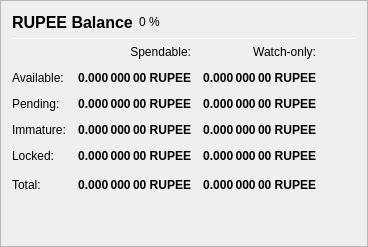
                   <widget class="QFrame" name="frame_Balances">
                    <property name="frameShape">
                     <enum>QFrame::StyledPanel</enum>
                    </property>
                    <property name="frameShadow">
                     <enum>QFrame::Raised</enum>
                    </property>
                    <layout class="QVBoxLayout" name="verticalLayout_4">
                     <item>
                      <layout class="QHBoxLayout" name="horizontalLayout_4">
                       <item>
                        <widget class="QLabel" name="label_5">
                         <property name="minimumSize">
                          <size>
                           <width>0</width>
                           <height>20</height>
                          </size>
                         </property>
                         <property name="font">
                          <font>
                           <pointsize>12</pointsize>
                           <weight>75</weight>
                           <bold>true</bold>
                          </font>
                         </property>
                         <property name="text">
                          <string>RUPEE Balance</string>
                         </property>
                        </widget>
                       </item>
                       <item>
                        <widget class="QLabel" name="labelRUPEEPercent">
                         <property name="text">
                          <string notr="true">0 %</string>
                         </property>
                        </widget>
                       </item>
                       <item>
                        <spacer name="horizontalSpacer_3">
                         <property name="orientation">
                          <enum>Qt::Horizontal</enum>
                         </property>
                         <property name="sizeHint" stdset="0">
                          <size>
                           <width>40</width>
                           <height>20</height>
                          </size>
                         </property>
                        </spacer>
                       </item>
                      </layout>
                     </item>
                     <item>
                      <widget class="Line" name="line_Balance">
                       <property name="minimumSize">
                        <size>
                         <width>0</width>
                         <height>1</height>
                        </size>
                       </property>
                       <property name="maximumSize">
                        <size>
                         <width>16777215</width>
                         <height>1</height>
                        </size>
                       </property>
                       <property name="orientation">
                        <enum>Qt::Horizontal</enum>
                       </property>
                      </widget>
                     </item>
                     <item>
                      <layout class="QGridLayout" name="gridLayout">
                       <property name="spacing">
                        <number>12</number>
                       </property>
                       <item row="0" column="1">
                        <widget class="QLabel" name="labelSpendable">
                         <property name="text">
                          <string>Spendable:</string>
                         </property>
                         <property name="alignment">
                          <set>Qt::AlignRight|Qt::AlignTrailing|Qt::AlignVCenter</set>
                         </property>
                        </widget>
                       </item>
                       <item row="0" column="2">
                        <widget class="QLabel" name="labelWatchonly">
                         <property name="text">
                          <string>Watch-only:</string>
                         </property>
                         <property name="alignment">
                          <set>Qt::AlignRight|Qt::AlignTrailing|Qt::AlignVCenter</set>
                         </property>
                        </widget>
                       </item>
                       <item row="1" column="0">
                        <widget class="QLabel" name="labelBalanceText">
                         <property name="text">
                          <string>Available:</string>
                         </property>
                        </widget>
                       </item>
                       <item row="1" column="1">
                        <widget class="QLabel" name="labelBalance">
                         <property name="font">
                          <font>
                           <weight>75</weight>
                           <bold>true</bold>
                          </font>
                         </property>
                         <property name="cursor">
                          <cursorShape>IBeamCursor</cursorShape>
                         </property>
                         <property name="toolTip">
                          <string>Your current spendable balance</string>
                         </property>
                         <property name="text">
                          <string notr="true">0.000 000 00 RUPEE</string>
                         </property>
                         <property name="alignment">
                          <set>Qt::AlignRight|Qt::AlignTrailing|Qt::AlignVCenter</set>
                         </property>
                         <property name="textInteractionFlags">
                          <set>Qt::LinksAccessibleByMouse|Qt::TextSelectableByKeyboard|Qt::TextSelectableByMouse</set>
                         </property>
                        </widget>
                       </item>
                       <item row="1" column="2">
                        <widget class="QLabel" name="labelWatchAvailable">
                         <property name="font">
                          <font>
                           <weight>75</weight>
                           <bold>true</bold>
                          </font>
                         </property>
                         <property name="cursor">
                          <cursorShape>IBeamCursor</cursorShape>
                         </property>
                         <property name="toolTip">
                          <string>Your current balance in watch-only addresses</string>
                         </property>
                         <property name="text">
                          <string notr="true">0.000 000 00 RUPEE</string>
                         </property>
                         <property name="alignment">
                          <set>Qt::AlignRight|Qt::AlignTrailing|Qt::AlignVCenter</set>
                         </property>
                         <property name="textInteractionFlags">
                          <set>Qt::LinksAccessibleByMouse|Qt::TextSelectableByKeyboard|Qt::TextSelectableByMouse</set>
                         </property>
                        </widget>
                       </item>
                       <item row="2" column="0">
                        <widget class="QLabel" name="labelPendingText">
                         <property name="text">
                          <string>Pending:</string>
                         </property>
                        </widget>
                       </item>
                       <item row="2" column="1">
                        <widget class="QLabel" name="labelUnconfirmed">
                         <property name="font">
                          <font>
                           <weight>75</weight>
                           <bold>true</bold>
                          </font>
                         </property>
                         <property name="cursor">
                          <cursorShape>IBeamCursor</cursorShape>
                         </property>
                         <property name="toolTip">
                          <string>Total of transactions that have yet to be confirmed, and do not yet count toward the spendable balance</string>
                         </property>
                         <property name="text">
                          <string notr="true">0.000 000 00 RUPEE</string>
                         </property>
                         <property name="alignment">
                          <set>Qt::AlignRight|Qt::AlignTrailing|Qt::AlignVCenter</set>
                         </property>
                         <property name="textInteractionFlags">
                          <set>Qt::LinksAccessibleByMouse|Qt::TextSelectableByKeyboard|Qt::TextSelectableByMouse</set>
                         </property>
                        </widget>
                       </item>
                       <item row="2" column="2">
                        <widget class="QLabel" name="labelWatchPending">
                         <property name="font">
                          <font>
                           <weight>75</weight>
                           <bold>true</bold>
                          </font>
                         </property>
                         <property name="cursor">
                          <cursorShape>IBeamCursor</cursorShape>
                         </property>
                         <property name="toolTip">
                          <string>Unconfirmed transactions to watch-only addresses</string>
                         </property>
                         <property name="text">
                          <string notr="true">0.000 000 00 RUPEE</string>
                         </property>
                         <property name="alignment">
                          <set>Qt::AlignRight|Qt::AlignTrailing|Qt::AlignVCenter</set>
                         </property>
                         <property name="textInteractionFlags">
                          <set>Qt::LinksAccessibleByMouse|Qt::TextSelectableByKeyboard|Qt::TextSelectableByMouse</set>
                         </property>
                        </widget>
                       </item>
                       <item row="3" column="0">
                        <widget class="QLabel" name="labelImmatureText">
                         <property name="text">
                          <string>Immature:</string>
                         </property>
                        </widget>
                       </item>
                       <item row="3" column="1">
                        <widget class="QLabel" name="labelImmature">
                         <property name="font">
                          <font>
                           <weight>75</weight>
                           <bold>true</bold>
                          </font>
                         </property>
                         <property name="cursor">
                          <cursorShape>IBeamCursor</cursorShape>
                         </property>
                         <property name="toolTip">
                          <string>Staked or masternode rewards that has not yet matured</string>
                         </property>
                         <property name="text">
                          <string notr="true">0.000 000 00 RUPEE</string>
                         </property>
                         <property name="alignment">
                          <set>Qt::AlignRight|Qt::AlignTrailing|Qt::AlignVCenter</set>
                         </property>
                         <property name="textInteractionFlags">
                          <set>Qt::LinksAccessibleByMouse|Qt::TextSelectableByKeyboard|Qt::TextSelectableByMouse</set>
                         </property>
                        </widget>
                       </item>
                       <item row="3" column="2">
                        <widget class="QLabel" name="labelWatchImmature">
                         <property name="font">
                          <font>
                           <weight>75</weight>
                           <bold>true</bold>
                          </font>
                         </property>
                         <property name="cursor">
                          <cursorShape>IBeamCursor</cursorShape>
                         </property>
                         <property name="toolTip">
                          <string>Staked or masternode rewards in watch-only addresses that has not yet matured</string>
                         </property>
                         <property name="text">
                          <string notr="true">0.000 000 00 RUPEE</string>
                         </property>
                         <property name="alignment">
                          <set>Qt::AlignRight|Qt::AlignTrailing|Qt::AlignVCenter</set>
                         </property>
                         <property name="textInteractionFlags">
                          <set>Qt::LinksAccessibleByMouse|Qt::TextSelectableByKeyboard|Qt::TextSelectableByMouse</set>
                         </property>
                        </widget>
                       </item>
                       <item row="4" column="0">
                        <widget class="QLabel" name="labelLockedBalanceText">
                         <property name="toolTip">
                          <string>Locked RUPEE or Masternode collaterals. These are excluded from zRUPEE minting.</string>
                         </property>
                         <property name="text">
                          <string>Locked:</string>
                         </property>
                        </widget>
                       </item>
                       <item row="4" column="1">
                        <widget class="QLabel" name="labelLockedBalance">
                         <property name="font">
                          <font>
                           <weight>75</weight>
                           <bold>true</bold>
                          </font>
                         </property>
                         <property name="cursor">
                          <cursorShape>IBeamCursor</cursorShape>
                         </property>
                         <property name="toolTip">
                          <string>Locked RUPEE or Masternode collaterals. These are excluded from zRUPEE minting.</string>
                         </property>
                         <property name="text">
                          <string notr="true">0.000 000 00 RUPEE</string>
                         </property>
                         <property name="alignment">
                          <set>Qt::AlignRight|Qt::AlignTrailing|Qt::AlignVCenter</set>
                         </property>
                         <property name="textInteractionFlags">
                          <set>Qt::LinksAccessibleByMouse|Qt::TextSelectableByKeyboard|Qt::TextSelectableByMouse</set>
                         </property>
                        </widget>
                       </item>
                       <item row="4" column="2">
                        <widget class="QLabel" name="labelWatchLocked">
                         <property name="font">
                          <font>
                           <weight>75</weight>
                           <bold>true</bold>
                          </font>
                         </property>
                         <property name="cursor">
                          <cursorShape>IBeamCursor</cursorShape>
                         </property>
                         <property name="toolTip">
                          <string>Current locked balance in watch-only addresses</string>
                         </property>
                         <property name="text">
                          <string notr="true">0.000 000 00 RUPEE</string>
                         </property>
                         <property name="alignment">
                          <set>Qt::AlignRight|Qt::AlignTrailing|Qt::AlignVCenter</set>
                         </property>
                         <property name="textInteractionFlags">
                          <set>Qt::LinksAccessibleByMouse|Qt::TextSelectableByKeyboard|Qt::TextSelectableByMouse</set>
                         </property>
                        </widget>
                       </item>
                       <item row="5" column="0">
                        <widget class="QLabel" name="labelTotalText">
                         <property name="toolTip">
                          <string>Your current RUPEE balance, unconfirmed and immature transactions included</string>
                         </property>
                         <property name="text">
                          <string>Total:</string>
                         </property>
                        </widget>
                       </item>
                       <item row="5" column="1">
                        <widget class="QLabel" name="labelTotal">
                         <property name="font">
                          <font>
                           <weight>75</weight>
                           <bold>true</bold>
                          </font>
                         </property>
                         <property name="cursor">
                          <cursorShape>IBeamCursor</cursorShape>
                         </property>
                         <property name="toolTip">
                          <string>Your current RUPEE balance, unconfirmed and immature transactions included</string>
                         </property>
                         <property name="text">
                          <string notr="true">0.000 000 00 RUPEE</string>
                         </property>
                         <property name="alignment">
                          <set>Qt::AlignRight|Qt::AlignTrailing|Qt::AlignVCenter</set>
                         </property>
                         <property name="textInteractionFlags">
                          <set>Qt::LinksAccessibleByMouse|Qt::TextSelectableByKeyboard|Qt::TextSelectableByMouse</set>
                         </property>
                        </widget>
                       </item>
                       <item row="5" column="2">
                        <widget class="QLabel" name="labelWatchTotal">
                         <property name="font">
                          <font>
                           <weight>75</weight>
                           <bold>true</bold>
                          </font>
                         </property>
                         <property name="cursor">
                          <cursorShape>IBeamCursor</cursorShape>
                         </property>
                         <property name="toolTip">
                          <string>Current total balance in watch-only addresses</string>
                         </property>
                         <property name="text">
                          <string notr="true">0.000 000 00 RUPEE</string>
                         </property>
                         <property name="alignment">
                          <set>Qt::AlignRight|Qt::AlignTrailing|Qt::AlignVCenter</set>
                         </property>
                         <property name="textInteractionFlags">
                          <set>Qt::LinksAccessibleByMouse|Qt::TextSelectableByKeyboard|Qt::TextSelectableByMouse</set>
                         </property>
                        </widget>
                       </item>
                       <item row="5" column="3">
                        <spacer name="horizontalSpacer_9">
                         <property name="orientation">
                          <enum>Qt::Horizontal</enum>
                         </property>
                         <property name="sizeHint" stdset="0">
                          <size>
                           <width>40</width>
                           <height>20</height>
                          </size>
                         </property>
                        </spacer>
                       </item>
                      </layout>
                     </item>
                     <item>
                      <spacer name="verticalSpacer_3">
                       <property name="orientation">
                        <enum>Qt::Vertical</enum>
                       </property>
                       <property name="sizeHint" stdset="0">
                        <size>
                         <width>20</width>
                         <height>40</height>
                        </size>
                       </property>
                      </spacer>
                     </item>
                    </layout>
                   </widget>
